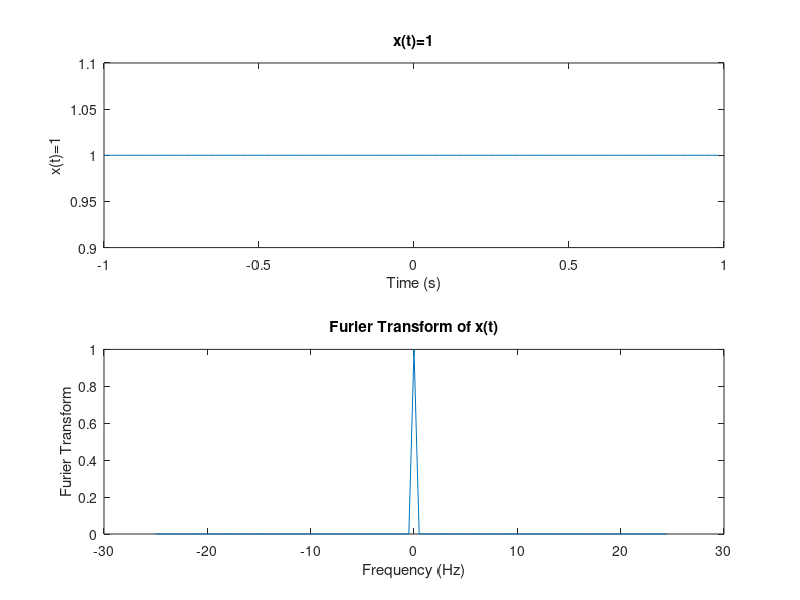

This chart was generated by the following MATLAB code:
clc;
clear all;
close all;

tstart=-1;
tend=1;
fs=50;
ts=1/fs;
subplot(2,1,1)
t=tstart:ts:tend-ts;
x1=zeros(size(t));
N=length(t);
x1(t==0)=1;
plot(t, x1);
xlabel('Time (s)')
ylabel('delta(t)')
title('delta(t)')

freq1=0:fs/N:(N-1)*fs/N;
x1F=fft(x1);
x1Fvalue = abs(x1F) / max(abs(x1F));

subplot(2,1,2)
freq2=-fs/2:fs/N:fs/2-fs/N;
x1Fshifted=fftshift(x1F);
x1FshiftedValue = x1Fshifted / max(abs(x1Fshifted));
plot(freq2, abs(x1FshiftedValue))
xlabel('Frequency (Hz)')
ylabel('Furier Transform')
title('Furier Transform of delta(t)')
xlim([-2,2])
ylim([0,2])

pause(1);

%PART 2,2:

tstart=-1;
tend=1;
fs=50;
ts=1/fs;
subplot(2,1,1)
t=tstart:ts:tend-ts;
x2=zeros(size(t))+1;
N=length(t);
plot(t,x2);
xlabel('Time (s)')
ylabel('x(t)=1')
title('x(t)=1')


freq1=0:fs/N:(N-1)*fs/N;
x2F=fft(x2);
x1Fvalue = abs(x2F) / max(abs(x2F));
subplot(2,1,2)
freq2=-fs/2:fs/N:fs/2-fs/N;
x2Fshifted=fftshift(x2F);
x2FshiftedValue = x2Fshifted / max(abs(x2Fshifted));
plot(freq2, abs(x2FshiftedValue))
xlabel('Frequency (Hz)')
ylabel('Furier Transform')
title('Furier Transform of x(t)')